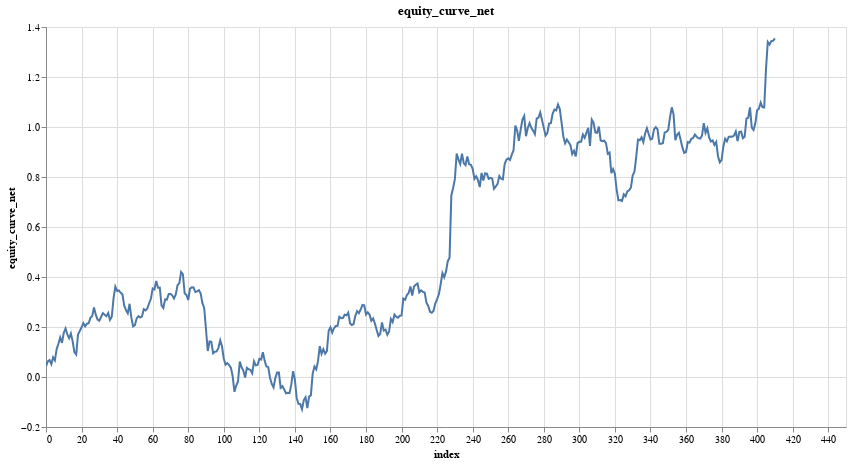

The notebook cell saved with this chart:
### Code cell
research.plot_column(model_trades, 'equity_curve_net')

### Figure 1 — Vega-Lite specification as saved in the notebook (floating-point values rounded to 4 significant figures; data arrays with more than 128 entries replaced by an {"elided": "..."} marker saying what was removed)
{"config": {"view": {"continuousWidth": 300, "continuousHeight": 300}}, "data": {"name": "data-f7d7ef8dcdaa0cfe626a9b0b493a526f"}, "mark": {"type": "line", "tooltip": true}, "encoding": {"x": {"field": "index", "type": "quantitative"}, "y": {"field": "equity_curve_net", "type": "quantitative"}}, "height": 400, "params": [{"name": "param_3", "select": {"type": "interval", "encodings": ["x", "y"]}, "bind": "scales"}], "title": "equity_curve_net", "width": 800, "$schema": "https://vega.github.io/schema/vega-lite/v5.20.1.json", "datasets": {"data-f7d7ef8dcdaa0cfe626a9b0b493a526f": {"elided": "411 records"}}}
